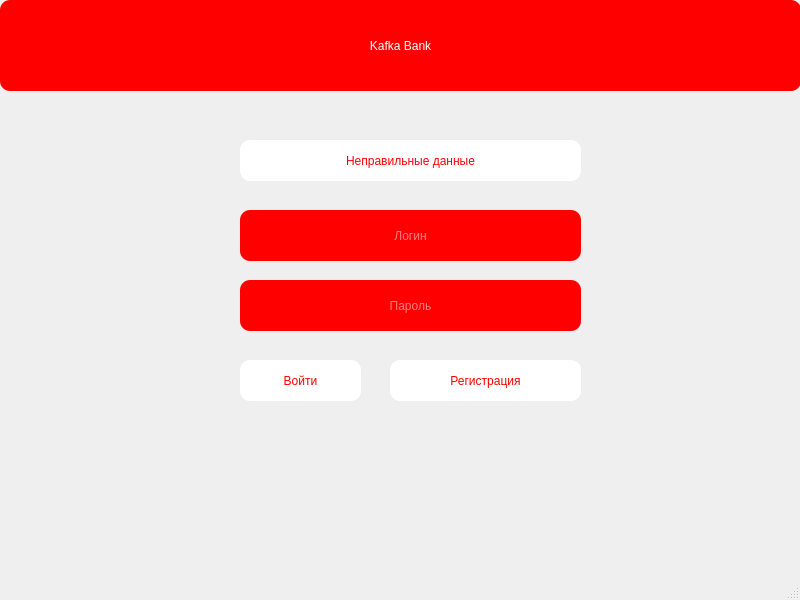
<?xml version="1.0" encoding="UTF-8"?>
<ui version="4.0">
 <class>MainWindow</class>
 <widget class="QMainWindow" name="MainWindow">
  <property name="geometry">
   <rect>
    <x>0</x>
    <y>0</y>
    <width>800</width>
    <height>600</height>
   </rect>
  </property>
  <property name="windowTitle">
   <string>Geeks Bank</string>
  </property>
  <widget class="QWidget" name="centralwidget">
   <widget class="QLabel" name="label">
    <property name="geometry">
     <rect>
      <x>0</x>
      <y>0</y>
      <width>801</width>
      <height>91</height>
     </rect>
    </property>
    <property name="styleSheet">
     <string notr="true">font: 26pt &quot;Yu Gothic UI Semibold&quot;;
color: white;
background-color: red;
border-radius: 10px;</string>
    </property>
    <property name="text">
     <string>Kafka Bank</string>
    </property>
    <property name="alignment">
     <set>Qt::AlignCenter</set>
    </property>
   </widget>
   <widget class="QLineEdit" name="login">
    <property name="geometry">
     <rect>
      <x>240</x>
      <y>210</y>
      <width>341</width>
      <height>51</height>
     </rect>
    </property>
    <property name="styleSheet">
     <string notr="true">font: 17pt &quot;Yu Gothic UI Semibold&quot;;
color: white;
background-color: red;
border-radius: 10px;</string>
    </property>
    <property name="alignment">
     <set>Qt::AlignCenter</set>
    </property>
    <property name="placeholderText">
     <string>Логин</string>
    </property>
   </widget>
   <widget class="QLineEdit" name="password">
    <property name="geometry">
     <rect>
      <x>240</x>
      <y>280</y>
      <width>341</width>
      <height>51</height>
     </rect>
    </property>
    <property name="styleSheet">
     <string notr="true">font: 17pt &quot;Yu Gothic UI Semibold&quot;;
color: white;
background-color: red;
border-radius: 10px;</string>
    </property>
    <property name="alignment">
     <set>Qt::AlignCenter</set>
    </property>
    <property name="placeholderText">
     <string>Пароль</string>
    </property>
   </widget>
   <widget class="QPushButton" name="signin">
    <property name="geometry">
     <rect>
      <x>240</x>
      <y>360</y>
      <width>121</width>
      <height>41</height>
     </rect>
    </property>
    <property name="styleSheet">
     <string notr="true">font: 17pt &quot;Yu Gothic UI Semibold&quot;;
color: red;
background-color: white;
border-radius: 10px;</string>
    </property>
    <property name="text">
     <string>Войти</string>
    </property>
   </widget>
   <widget class="QPushButton" name="signup">
    <property name="geometry">
     <rect>
      <x>390</x>
      <y>360</y>
      <width>191</width>
      <height>41</height>
     </rect>
    </property>
    <property name="styleSheet">
     <string notr="true">font: 17pt &quot;Yu Gothic UI Semibold&quot;;
color: red;
background-color: white;
border-radius: 10px;</string>
    </property>
    <property name="text">
     <string>Регистрация</string>
    </property>
   </widget>
   <widget class="QLabel" name="error">
    <property name="geometry">
     <rect>
      <x>240</x>
      <y>140</y>
      <width>341</width>
      <height>41</height>
     </rect>
    </property>
    <property name="styleSheet">
     <string notr="true">font: 17pt &quot;Yu Gothic UI Semibold&quot;;
color: red;
background-color: white;
border-radius: 10px;</string>
    </property>
    <property name="text">
     <string>Неправильные данные</string>
    </property>
    <property name="alignment">
     <set>Qt::AlignCenter</set>
    </property>
   </widget>
  </widget>
  <widget class="QMenuBar" name="menubar">
   <property name="geometry">
    <rect>
     <x>0</x>
     <y>0</y>
     <width>800</width>
     <height>21</height>
    </rect>
   </property>
  </widget>
  <widget class="QStatusBar" name="statusbar"/>
 </widget>
 <resources/>
 <connections/>
</ui>
